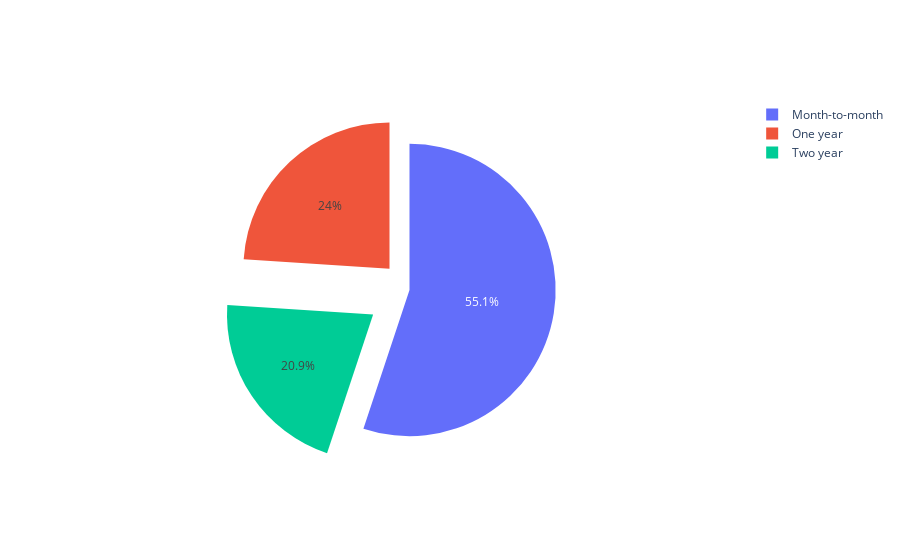

This figure's notebook cell:
### Code cell
labels = df['Contract'].unique()
values = df['Contract'].value_counts()
print(values)
diag = go.Figure(data=[go.Pie(labels=labels, values=values, pull=[0, 0.2, 0.3])])#labels=category,values=size,pull=([0, 0.1, 0.2], [0, 0.05, 0.15]),hole=(0(d), 0.3, 0.5, 0.7)
diag.show()

### Figure 1 — Plotly figure (JSON) as saved in the notebook; plotly's stock layout.template omitted (floating-point values rounded to 4 significant figures)
{"data": [{"labels": ["Month-to-month", "One year", "Two year"], "pull": [0, 0.2, 0.3], "type": "pie", "values": [3875, 1685, 1472]}], "layout": {}}
